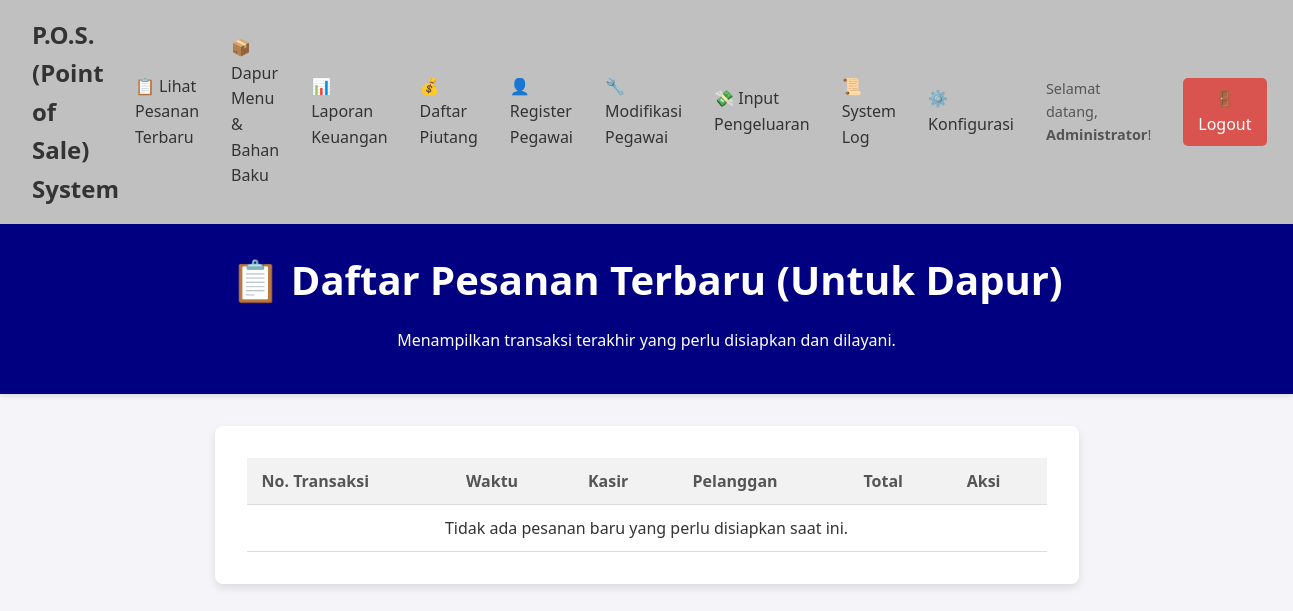
The page /pesanan_pending.php (signed in) on the database as committed earlier.
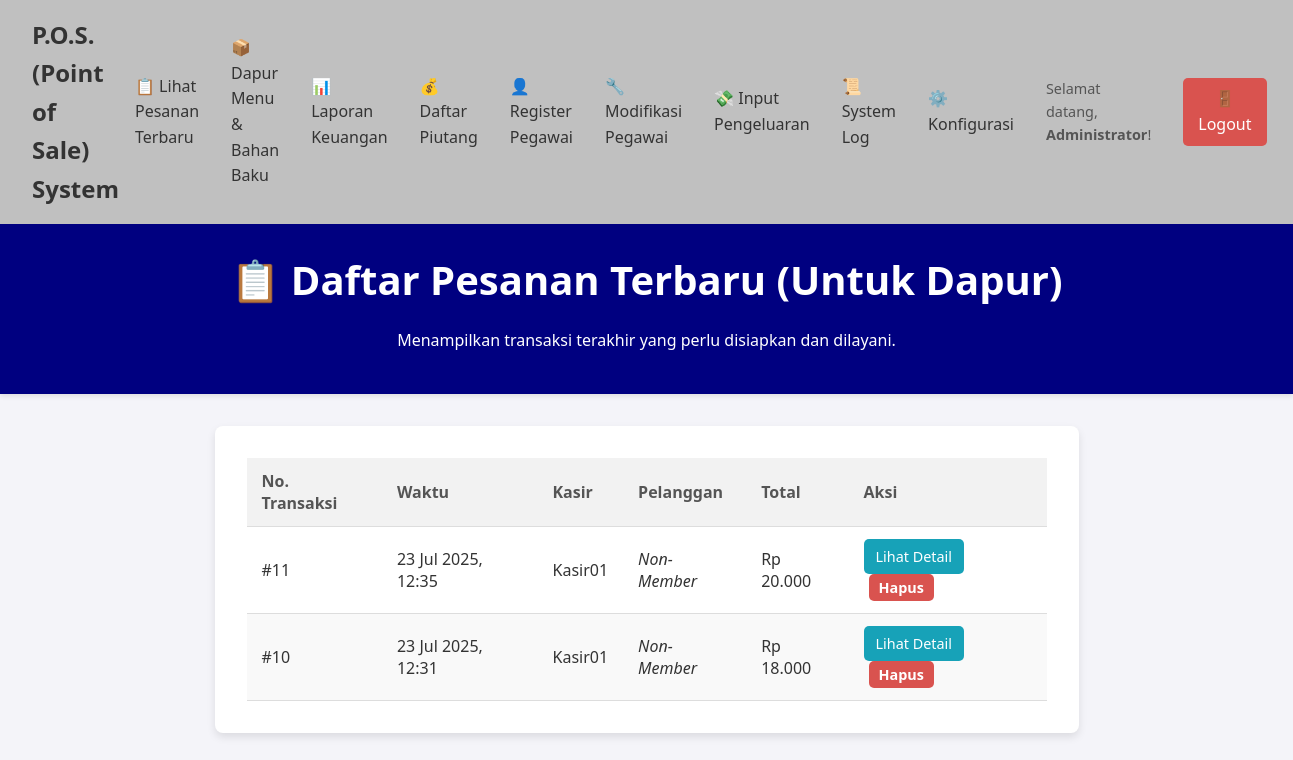
The same page on the database as committed later.
### tables this page shows
CREATE TABLE `transaction` (
  `id_transaction` int(11) NOT NULL,
  `id_user` int(11) NOT NULL,
  `id_customer` int(11) DEFAULT NULL,
  `waktu_transaksi` datetime NOT NULL,
  `total_bayar` decimal(10,2) NOT NULL,
  `metode_pembayaran` varchar(50) NOT NULL,
  `status_pesanan` enum('pending','diproses','selesai','dibatalkan') NOT NULL DEFAULT 'pending'
);

CREATE TABLE `user` (
  `id_user` int(11) NOT NULL,
  `nama_user` varchar(100) NOT NULL,
  `username` varchar(50) NOT NULL,
  `password` varchar(255) NOT NULL,
  `role` varchar(20) NOT NULL
);

### pesanan_pending.php (the view, shortened to what this page needs)
<?php
include 'navbar.php';
require_once 'db_connect.php';
$sql = "SELECT
            t.id_transaction,
            t.waktu_transaksi,
            t.total_bayar,
            t.status_pesanan,
            u.nama_user AS kasir,
            c.nama_pelanggan
        FROM
            transaction t
        JOIN
            user u ON t.id_user = u.id_user
        LEFT JOIN
            customer c ON t.id_customer = c.id_customer
        WHERE
            t.status_pesanan = 'pending' -- HANYA TAMPILKAN YANG PERLU DIMASAK
        ORDER BY
            t.waktu_transaksi DESC
        LIMIT 50";
$result = mysqli_query($conn, $sql);
?>
<!DOCTYPE html>
<html lang="id">
<head>
  <link rel="stylesheet" href="style.css">
</head>
<body>
  <header>
    <h1>📋 Daftar Pesanan Terbaru (Untuk Dapur)</h1>
    <p>Menampilkan transaksi terakhir yang perlu disiapkan dan dilayani.</p>
  </header>
  <main>
    <table>
      <thead>
        <tr>
          <th>No. Transaksi</th>
          <th>Waktu</th>
          <th>Kasir</th>
          <th>Pelanggan</th>
          <th>Total</th>
          <th>Aksi</th>
        </tr>
      </thead>
      <tbody>
        <?php if ($result && mysqli_num_rows($result) > 0): ?>
          <?php while ($row = mysqli_fetch_assoc($result)): ?>
            <tr>
              <td>#<?= $row['id_transaction']; ?></td>
              <td><?= date('d M Y, H:i', strtotime($row['waktu_transaksi'])); ?></td>
              <td><?= htmlspecialchars($row['kasir']); ?></td>
              <td><?= $row['nama_pelanggan'] ? htmlspecialchars($row['nama_pelanggan']) : '<i>Non-Member</i>'; ?></td>
              <td>Rp <?= number_format($row['total_bayar'], 0, ',', '.'); ?></td>
              <td>
                <a href="detail_pesanan.php?id=<?= $row['id_transaction']; ?>" class="btn-pesan" style="background-color:#17a2b8;">Lihat Detail</a>
                <?php if (isset($_SESSION['user_role']) && $_SESSION['user_role'] == 'administrator'): ?>
                  <a href="hapus_transaksi.php?id=<?= $row['id_transaction']; ?>&source=pending" class="btn-hapus"
                    style="margin-left: 5px;"
                    onclick="return confirm('PERINGATAN: Anda akan menghapus transaksi ini secara permanen. Lanjutkan?');">
                    Hapus
                  </a>
                <?php endif; ?>
              </td>
            </tr>
          <?php endwhile; ?>
        <?php else: ?>
          <tr>
            <td colspan="6" style="text-align:center;">Tidak ada pesanan baru yang perlu disiapkan saat ini.</td>
          </tr>
        <?php endif; ?>
      </tbody>
    </table>
  </main>
</body>
</html>

Rows that differ between the two databases and show on the page:
added transaction: id_transaction "11", waktu_transaksi "23 Jul 2025, 12:35", id_user.nama_user "Kasir01", total_bayar "20.000"
added transaction: id_transaction "10", waktu_transaksi "23 Jul 2025, 12:31", id_user.nama_user "Kasir01", total_bayar "18.000"
Other text that changed with them:
text no longer shown: "Tidak ada pesanan baru yang perlu disiapkan saat ini."
